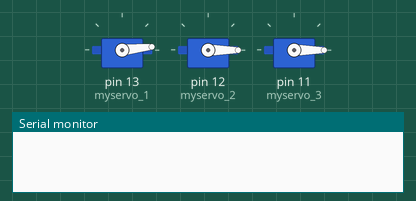
The sketch below on a simulated Arduino Uno, built with avr-gcc and run on an emulated ATmega328P. Shown: 3 × servo, the last lines printed to the serial monitor.

Above: at 0.05 s.
At 0.3 s:
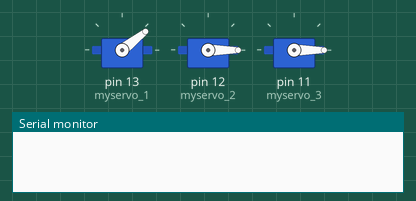
At 0.55 s:
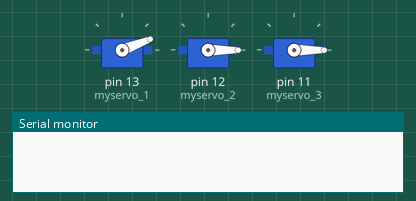
At 1.35 s:
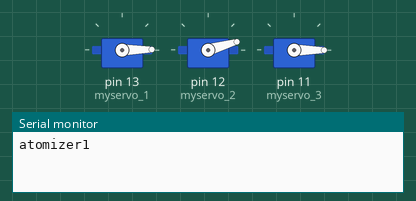
At 2.0 s:
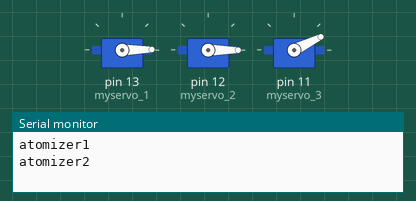
At 2.35 s:
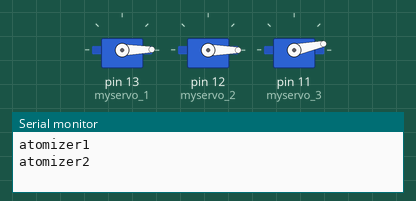
Timing chart, 0 to 6.3 s (numbered marks = the images above):
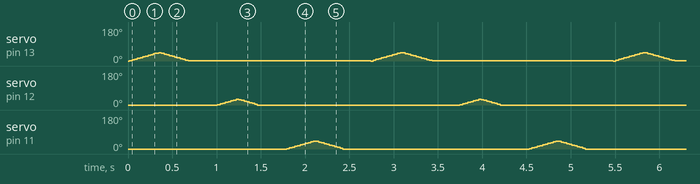

The sketch:

packetsniff_atomizer.ino
```cpp
#include <Servo.h>

Servo myservo_1;  // create servo object to control a servo
Servo myservo_2;
Servo myservo_3;
// twelve servo objects can be created on most boards
int pos = 0;    // variable to store the servo position
int newPos;
int oldPos = 0;
int incPos = 30;
void atomizer1_press();
void atomizer2_press();
void atomizer3_press();

const unsigned long interval = 5000;
unsigned long previousTime;
int state;

void setup() {
   pinMode(LED_BUILTIN, OUTPUT);
   Serial.begin(9600); // Starting Serial Terminal
   myservo_1.write(0);
   myservo_1.attach(13);
   myservo_2.write(0);
   myservo_2.attach(12);
   myservo_3.write(0);
   myservo_3.attach(11);
}

void loop() {
  atomizer1_press();
  atomizer2_press();
  atomizer3_press();
}

void atomizer1_press() {
  for (pos = 0; pos <= 45; pos += 2) { // goes from 0 degrees to 180 degrees, in steps of 1 degree
    myservo_1.write(pos);              // tell servo to go to position in variable 'pos'
    delay(15);                       // waits 15 ms for the servo to reach the position
  }
  for (pos = 45; pos >= 0; pos -= 2) { // goes from 180 degrees to 0 degrees
    myservo_1.write(pos);              // tell servo to go to position in variable 'pos'
    delay(15);                       // waits 15 ms for the servo to reach the position
  }
  delay(300);
  Serial.println("atomizer1");
}

void atomizer2_press() {
  for (pos = 0; pos <= 30; pos += 2) { // goes from 0 degrees to 180 degrees, in steps of 1 degree
    myservo_2.write(pos);              // tell servo to go to position in variable 'pos'
    delay(15);                       // waits 15 ms for the servo to reach the position
  }
  for (pos = 30; pos >= 0; pos -= 2) { // goes from 180 degrees to 0 degrees
    myservo_2.write(pos);              // tell servo to go to position in variable 'pos'
    delay(15);                       // waits 15 ms for the servo to reach the position
  }
  delay(300);
  Serial.println("atomizer2");
}

void atomizer3_press() {
  for (pos = 0; pos <= 42; pos += 2) { // goes from 0 degrees to 180 degrees, in steps of 1 degree
    myservo_3.write(pos);              // tell servo to go to position in variable 'pos'
    delay(15);                       // waits 15 ms for the servo to reach the position
  }
  for (pos = 42; pos >= 0; pos -= 2) { // goes from 180 degrees to 0 degrees
    myservo_3.write(pos);              // tell servo to go to position in variable 'pos'
    delay(15);                       // waits 15 ms for the servo to reach the position
  }
  delay(300);
  Serial.println("atomizer3");
}
```

Measured:
- by itself, servo on pin 12 (myservo_2): repeats every 2.7 s: 6° 0.03 s, 10° 0.03 s, 14° 0.03 s, 18° 0.03 s, 22° 0.03 s, 26° 0.03 s, 30° 0.03 s, 28° 0.03 s, 24° 0.03 s, 20° 0.03 s, 16° 0.03 s, 12° 0.03 s, 8° 0.03 s, 4° 0.03 s, 0° 2.3 s, 2° 0.03 s
